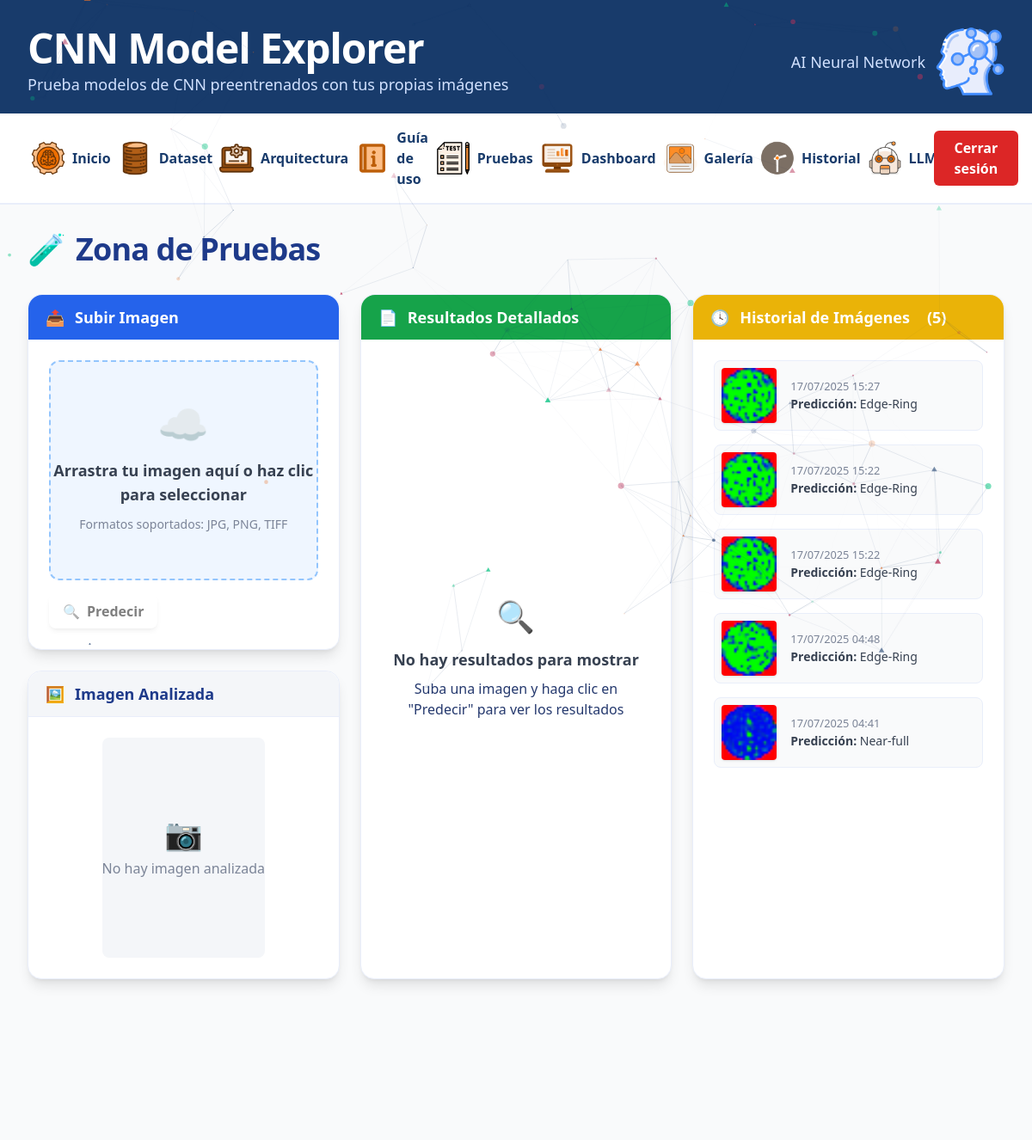
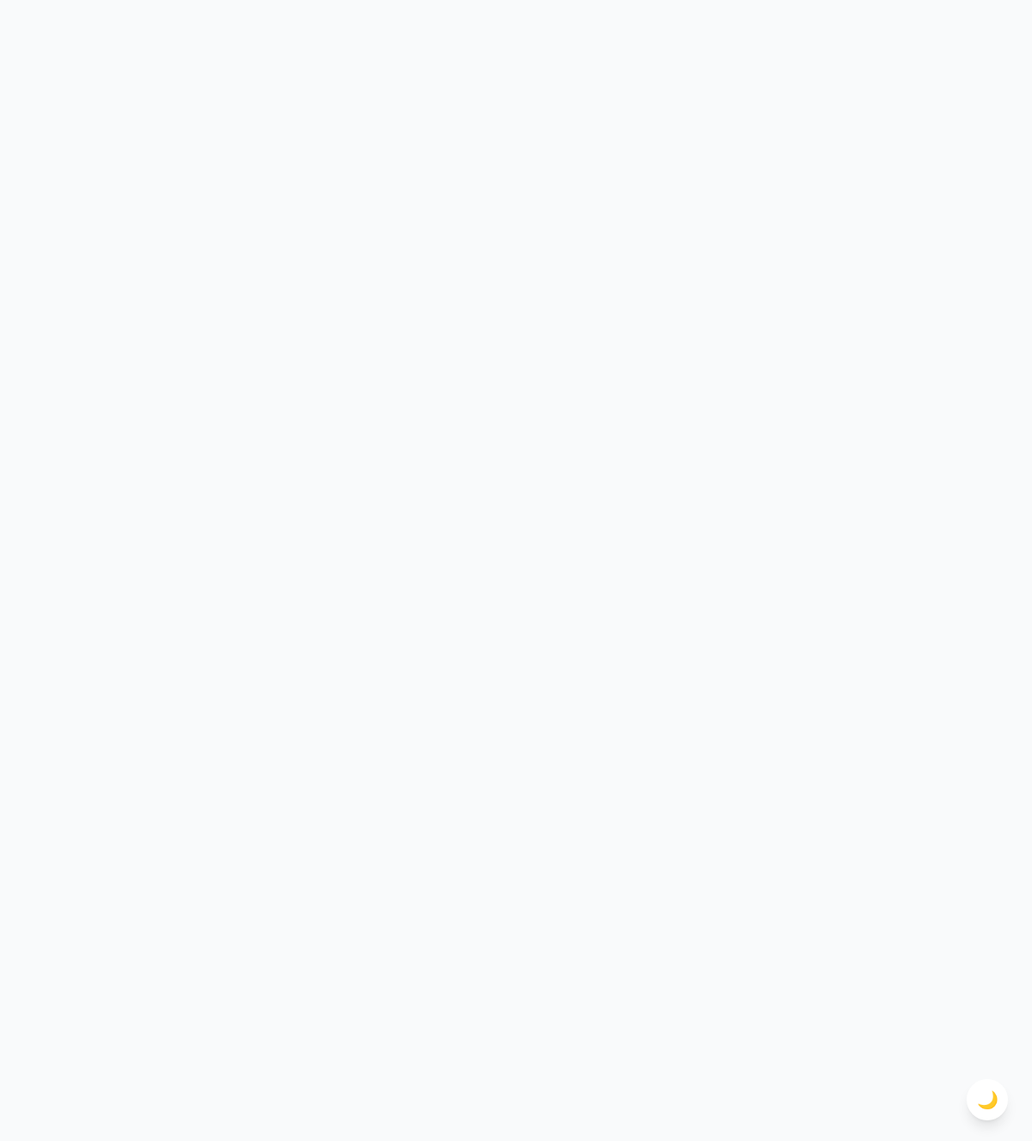
The app's page /zona-pruebas/ (signed in) with its own data (2 pictures, top to bottom).
### waferapp/models.py (models this page shows, shortened)
class ImagenSubida(models.Model):
    usuario = models.ForeignKey(User, on_delete=models.CASCADE, related_name='imagenes_subidas')
    imagen = models.ImageField(upload_to='imagenes_historial/')
    fecha_subida = models.DateTimeField(auto_now_add=True)
    resultado = models.CharField(max_length=255, blank=True, null=True)  # si quieres guardar la predicción

### waferapp/views.py (the view, shortened to what this page needs)
# urls.py: path('zona-pruebas/', PruebasView.as_view(), name='zona_pruebas'),
class PruebasView(LoginRequiredMixin, TemplateView):
    template_name = 'pruebas/pruebas.html'
    def get(self, request):
        historial = ImagenSubida.objects.filter(usuario=request.user).order_by('-fecha_subida')[:10]
        return render(request, self.template_name, {
            'class_labels': CLASS_LABELS,
            'historial': historial
        })

### waferapp/templates/pruebas/pruebas.html (shortened to what this page needs)
{% extends 'base/base.html' %}
{% load static %}
{% block content %}
<main class="max-w-7xl mx-auto px-4 sm:px-6 lg:px-8 py-8 min-h-screen bg-gray-50 dark:bg-gray-900 transition-colors duration-300">
    <h2 class="text-3xl lg:text-4xl font-extrabold text-blue-900 dark:text-blue-100 mb-8 flex items-center gap-3 tracking-tight">
        <span class="text-3xl lg:text-4xl">🧪</span> Zona de Pruebas
    </h2>
    <div class="grid grid-cols-1 lg:grid-cols-3 gap-6">
        <div class="space-y-6">
            <div class="bg-white dark:bg-gray-800 rounded-2xl shadow-lg border border-gray-200 dark:border-gray-700">
                <div class="bg-blue-600 dark:bg-blue-700 text-white font-bold text-lg px-5 py-3 rounded-t-2xl flex items-center gap-3">
                    <span class="text-lg">&#128228;</span> Subir Imagen
                </div>
                <div class="p-6">
                    <form method="post" enctype="multipart/form-data" id="form-prediccion" autocomplete="off">
                        <label class="flex flex-col items-center justify-center w-full h-64 border-2 border-dashed border-blue-300 dark:border-blue-600 rounded-xl cursor-pointer bg-blue-50 dark:bg-gray-700 hover:bg-blue-100 dark:hover:bg-gray-600 transition-all duration-300" for="file-input" id="dropzone-label">
                            <div class="flex flex-col items-center justify-center pt-5 pb-6" id="dropzone-text">
                                <span class="text-5xl text-blue-500 dark:text-blue-400 mb-4">&#9729;</span>
                                <div class="text-center">
                                    <p class="text-lg font-semibold text-gray-700 dark:text-gray-300 mb-2">Arrastra tu imagen aquí o haz clic para seleccionar</p>
                                    <span class="text-sm text-gray-500 dark:text-gray-400">Formatos soportados: JPG, PNG, TIFF</span>
                                </div>
                            </div>
                        </label>
                        <div class="flex gap-2 mt-4">
                            <button class="bg-pink-600 hover:bg-pink-700 dark:bg-pink-700 dark:hover:bg-pink-800 text-black dark:text-white font-bold py-2 px-4 rounded-lg transition-colors duration-300 shadow-md hover:shadow-lg flex items-center gap-2 disabled:opacity-50" type="submit" id="btn-predecir" disabled>
                                <span>🔍</span> Predecir
                            </button>
                        </div>
                    </form>
                </div>
            </div>
            <div class="bg-white dark:bg-gray-800 rounded-2xl shadow-lg border border-gray-200 dark:border-gray-700">
                <div class="bg-gray-100 dark:bg-gray-700 text-blue-900 dark:text-blue-100 font-bold text-lg px-5 py-3 rounded-t-2xl flex items-center gap-3 border-b border-gray-200 dark:border-gray-600">
                    <span class="text-lg">🖼️</span> Imagen Analizada
                </div>
                <div class="p-6">
                    <div class="flex flex-col items-center justify-center">
                        {% if image_preview %}
                            <img src="{{ image_preview }}" alt="Imagen analizada" class="w-full max-w-xs h-64 object-contain bg-gray-100 dark:bg-gray-700 rounded-lg">
                        {% else %}
                            <div class="flex flex-col items-center justify-center h-64 text-gray-500 dark:text-gray-400 bg-gray-100 dark:bg-gray-700 rounded-lg">
                                <span class="text-4xl mb-2">📷</span>
                                <div>No hay imagen analizada</div>
                            </div>
                        {% endif %}
                    </div>
                </div>
            </div>
        </div>
        <div class="bg-white dark:bg-gray-800 rounded-2xl shadow-lg border border-gray-200 dark:border-gray-700 flex flex-col">
            <div class="bg-green-600 dark:bg-green-700 text-white font-bold text-lg px-5 py-3 rounded-t-2xl flex items-center gap-3">
                <span class="text-lg">&#128196;</span> Resultados Detallados
            </div>
            <div class="p-6 flex-1 flex flex-col justify-center">
                {% if resultado %}
                    <div class="space-y-6">
                        <div class="bg-green-50 dark:bg-green-900 border border-green-200 dark:border-green-700 rounded-lg p-4">
                            <p class="text-green-900 dark:text-green-100">
                                <strong>Predicción del modelo:</strong><br>
                                <span class="text-xl font-bold text-green-700 dark:text-green-300">{{ resultado }}</span>
                            </p>
                        </div>
                        {% if probabilities %}
                            <div class="bg-blue-50 dark:bg-blue-900 border border-blue-200 dark:border-blue-700 rounded-lg p-4">
                                <h4 class="text-lg font-semibold text-blue-900 dark:text-blue-100 mb-3">Probabilidades:</h4>
                                <ul class="space-y-2">
                                    {% for label, prob in probabilities.items %}
                                        <li class="flex justify-between items-center p-2 bg-white dark:bg-gray-800 rounded-lg border border-blue-200 dark:border-blue-700">
                                            <strong class="text-gray-700 dark:text-gray-300">{{ label }}:</strong>
                                            <span class="text-blue-600 dark:text-blue-400 font-mono">{{ prob|floatformat:3 }}</span>
                                        </li>
                                    {% endfor %}
                                </ul>
                            </div>
                        {% endif %}
                    </div>
                {% else %}
                    <div class="flex flex-col items-center justify-center h-64 text-gray-500 dark:text-gray-400">
                        <span class="text-4xl mb-4">&#128269;</span>
                        <h3 class="text-lg font-semibold text-gray-700 dark:text-gray-300 mb-2">No hay resultados para mostrar</h3>
                        <p class="text-center text-gray-600 dark:text-gray-400">Suba una imagen y haga clic en "Predecir" para ver los resultados</p>
                    </div>
                {% endif %}
            </div>
        </div>
        <div class="bg-white dark:bg-gray-800 rounded-2xl shadow-lg border border-gray-200 dark:border-gray-700 flex flex-col">
            <div class="bg-yellow-500 dark:bg-yellow-700 text-white font-bold text-lg px-5 py-3 rounded-t-2xl flex items-center gap-3">
                <span>🕓</span> Historial de Imágenes
                <span class="ml-2">{% if historial %}({{ historial|length }}){% endif %}</span>
            </div>
            <div class="p-6 flex-1 flex flex-col">
                {% if historial %}
                    <ul class="space-y-4">
                        {% for img in historial %}
                            <li class="flex gap-4 items-center bg-gray-50 dark:bg-gray-900 rounded-lg p-2 border border-gray-200 dark:border-gray-700">
                                <a href="{{ img.imagen.url }}" target="_blank" class="block">
                                    <img src="{{ img.imagen.url }}" alt="Imagen previa" class="w-16 h-16 object-cover rounded shadow">
                                </a>
                                <div class="flex-1">
                                    <small class="block text-gray-500 dark:text-gray-400">{{ img.fecha_subida|date:"d/m/Y H:i" }}</small>
                                    {% if img.resultado %}
                                        <div class="text-sm text-gray-700 dark:text-gray-200">
                                            <strong>Predicción:</strong> {{ img.resultado }}
                                        </div>
                                    {% endif %}
                                </div>
                            </li>
                        {% endfor %}
                    </ul>
                {% else %}
                    <div class="flex flex-col items-center justify-center h-64 text-gray-500 dark:text-gray-400">
                        <span class="text-4xl mb-2">📅</span>
                        <div>No hay imágenes en el historial</div>
                    </div>
                {% endif %}
            </div>
        </div>
    </div>
</main>
{% endblock %}

### waferapp/templates/base/base.html (shortened to what this page needs)
<!DOCTYPE html>
<html lang="es">
<head>
    {% load static %}
    <script src="https://cdn.tailwindcss.com"></script>
    <link rel="stylesheet" href="https://cdnjs.cloudflare.com/ajax/libs/font-awesome/6.0.0/css/all.min.css">
</head>
<body class="font-sans min-h-screen flex flex-col bg-gray-100 dark:bg-gray-900 transition-colors duration-300">
    <div id="particles-js"></div>
    <header class="bg-primary text-white shadow-lg">
        <div class="flex justify-between items-center max-w-screen-2xl mx-auto px-8 pt-8 pb-5">
            <div>
                <h1 class="text-5xl font-bold mb-1 tracking-tight">CNN Model Explorer</h1>
                <p class="text-gray-300 text-lg">Prueba modelos de CNN preentrenados con tus propias imágenes</p>
            </div>
            <div class="flex items-center gap-3 ml-auto">
                <span class="text-lg text-gray-300 font-medium whitespace-nowrap">AI Neural Network</span>
                <img src="{% static 'iconos/principal.png' %}" alt="Logo AI" class="w-20 h-20 object-contain" />
            </div>
        </div>
    </header>
    <nav class="bg-white dark:bg-gray-800 text-gray-900 dark:text-white shadow-md px-4 py-2 flex justify-between items-center w-full border-b-2 border-gray-200 dark:border-gray-700">
        <div class="flex items-center space-x-4 max-w-screen-2xl mx-auto">
            <div class="flex space-x-6 px-2">
                <a href="{% url 'modelos:home' %}" class="flex items-center gap-2 px-3 py-2 rounded-md hover:bg-blue-50 dark:hover:bg-gray-700 transition-all duration-200 text-primary dark:text-blue-400 font-semibold">
                    <img src="{% static 'iconos/modelos.png' %}" alt="icono" class="w-10 h-10">
                    <span>Inicio</span>
                </a>
                <a href="{% url 'modelos:proceso_entrenamiento' %}" class="flex items-center gap-2 px-3 py-2 rounded-md hover:bg-blue-50 dark:hover:bg-gray-700 transition-all duration-200 text-primary dark:text-blue-400 font-semibold">
                    <img src="{% static 'iconos/dataset.png' %}" alt="icono" class="w-10 h-10">
                    <span>Dataset</span>
                </a>
                <a href="{% url 'modelos:modeloView' %}" class="flex items-center gap-2 px-3 py-2 rounded-md hover:bg-blue-50 dark:hover:bg-gray-700 transition-all duration-200 text-primary dark:text-blue-400 font-semibold">
                    <img src="{% static 'iconos/arquitectura.png' %}" alt="icono arquitectura" class="w-10 h-10 object-contain" />
                    <span>Arquitectura</span>
                </a>
                <a href="{% url 'modelos:detalles_uso' %}" class="flex items-center gap-2 px-3 py-2 rounded-md hover:bg-blue-50 dark:hover:bg-gray-700 transition-all duration-200 text-primary dark:text-blue-400 font-semibold">
                    <img src="{% static 'iconos/guiauso.png' %}" alt="icono guía de uso" class="w-10 h-10 object-contain" />
                    <span>Guía de uso</span>
                </a>
                <a href="{% url 'modelos:zona_pruebas' %}" class="flex items-center gap-2 px-3 py-2 rounded-md hover:bg-blue-50 dark:hover:bg-gray-700 transition-all duration-200 text-primary dark:text-blue-400 font-semibold">
                    <img src="{% static 'iconos/test.png' %}" alt="icono pruebas" class="w-10 h-10 object-contain" />
                    <span>Pruebas</span>
                </a>
                <a href="{% url 'modelos:dash' %}" class="flex items-center gap-2 px-3 py-2 rounded-md hover:bg-blue-50 dark:hover:bg-gray-700 transition-all duration-200 text-primary dark:text-blue-400 font-semibold">
                    <img src="{% static 'iconos/data.png' %}" alt="icono dashboard" class="w-10 h-10 object-contain" />
                    <span>Dashboard</span>
                </a>
                <a href="{% url 'modelos:galeria' %}" class="flex items-center gap-2 px-3 py-2 rounded-md hover:bg-blue-50 dark:hover:bg-gray-700 transition-all duration-200 text-primary dark:text-blue-400 font-semibold">
                    <img src="{% static 'iconos/galeria.png' %}" alt="icono galería" class="w-10 h-10 object-contain" />
                    <span>Galería</span>
                </a>
                <a href="{% url 'modelos:historial' %}" class="flex items-center gap-2 px-3 py-2 rounded-md hover:bg-blue-50 dark:hover:bg-gray-700 transition-all duration-200 text-primary dark:text-blue-400 font-semibold">
                    <img src="{% static 'iconos/historial.png' %}" alt="icono historial" class="w-10 h-10 object-contain" />
                    <span>Historial</span>
                </a>
<a href="{% url 'modelos:llm' %}" class="flex items-center gap-2 px-3 py-2 rounded-md hover:bg-blue-50 dark:hover:bg-gray-700 transition-all duration-200 text-primary dark:text-blue-400 font-semibold">
    <img src="{% static 'iconos/LLM.png' %}" alt="icono LLM" class="w-10 h-10 object-contain" />
    <span>LLM</span>
</a>
            </div>
            <div class="flex items-center gap-2 ml-auto">
                {% if user.is_authenticated %}
                    <form method="post" action="{% url 'modelos:logout' %}" class="inline">
                        <button type="submit" class="bg-red-600 hover:bg-red-700 text-white font-semibold py-2 px-4 rounded-md transition-colors duration-200">Cerrar sesión</button>
                    </form>
                {% endif %}
            </div>
        </div>
    </nav>
    <main class="flex-1">
        {% block content %}{% endblock %}
    </main>
    <button class="fixed right-7 bottom-6 z-50 bg-white dark:bg-primary text-primary dark:text-white rounded-full border-none shadow-lg w-12 h-12 text-xl cursor-pointer transition-all duration-300 hover:bg-primary hover:text-white dark:hover:bg-white dark:hover:text-primary" onclick="toggleDarkMode()" title="Alternar modo oscuro">
        🌙
    </button>
</body>
</html>

### waferapp/templates/base/base.html (style rules this page uses)
#particles-js { position: fixed; z-index: 0; top: 0; left: 0; right: 0; bottom: 0; width: 100vw; height: 100vh; pointer-events: none; overflow: hidden; background: transparent; }
body, html { position: relative; z-index: 1; }

### records on screen
ImagenSubida: imagen (picture), fecha_subida "17/07/2025 15:27", resultado "Edge-Ring"
ImagenSubida: imagen (picture), fecha_subida "17/07/2025 15:22", resultado "Edge-Ring"
ImagenSubida: imagen (picture), fecha_subida "17/07/2025 15:22", resultado "Edge-Ring"
ImagenSubida: imagen (picture), fecha_subida "17/07/2025 04:48", resultado "Edge-Ring"
ImagenSubida: imagen (picture), fecha_subida "17/07/2025 04:41", resultado "Near-full"

### other values on screen
{{ historial|length }} "5"
